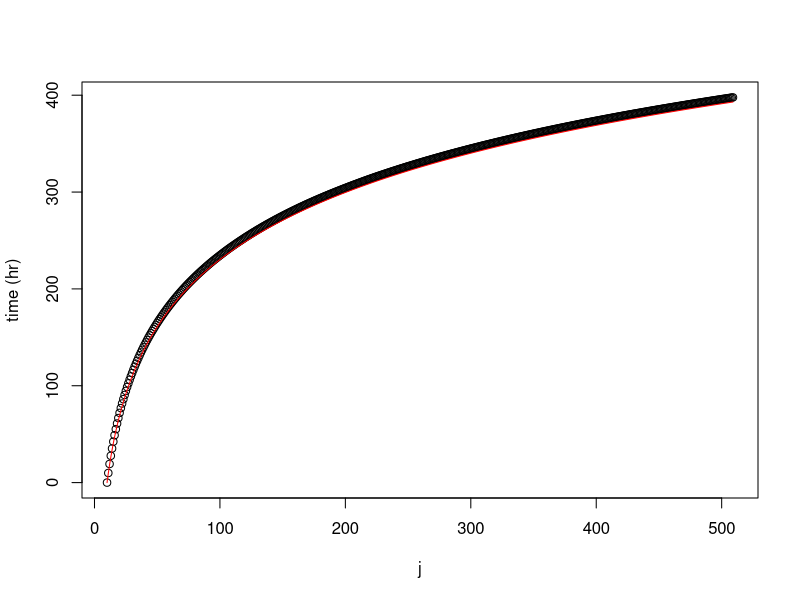
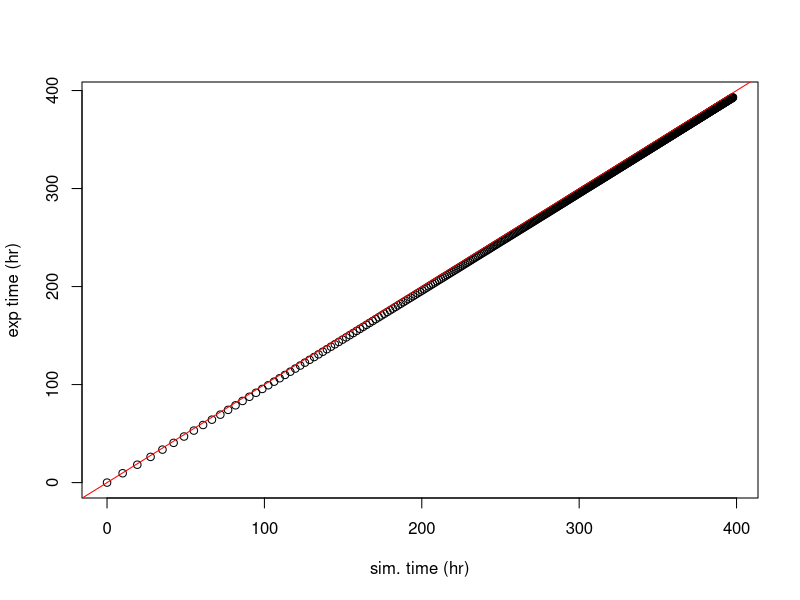
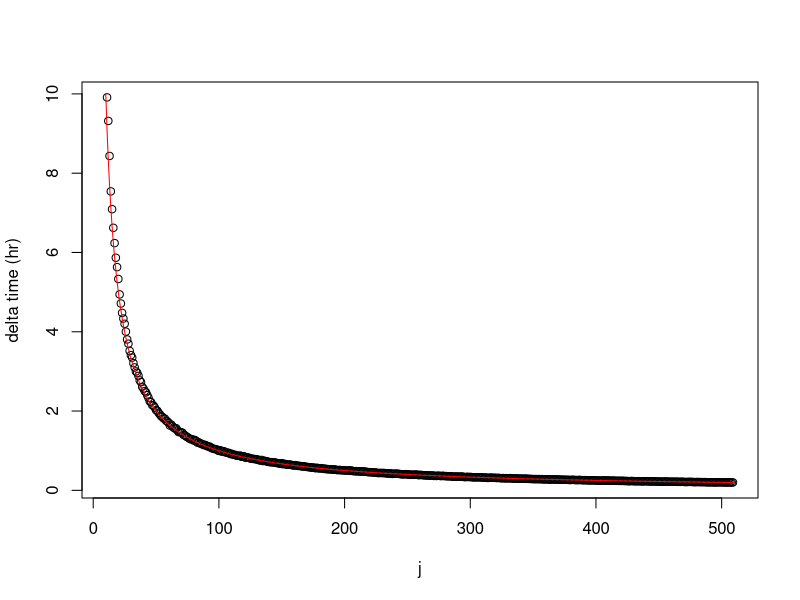
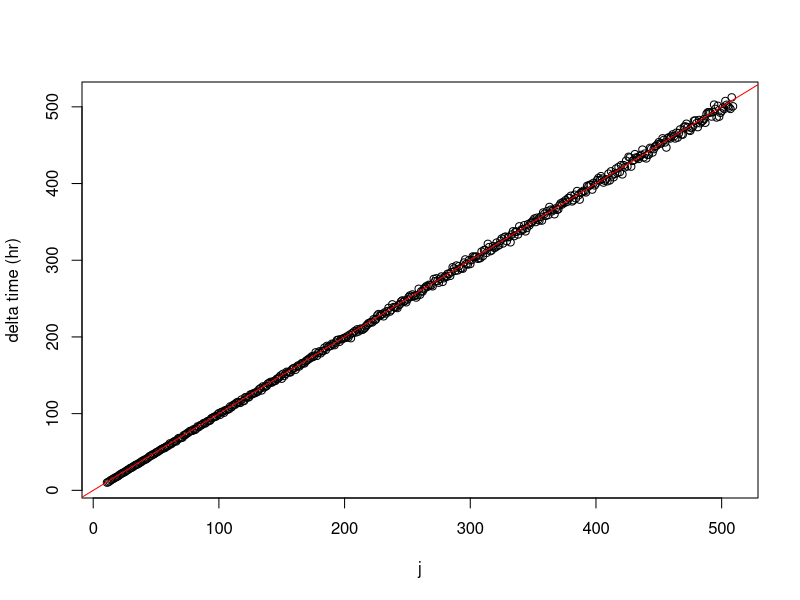
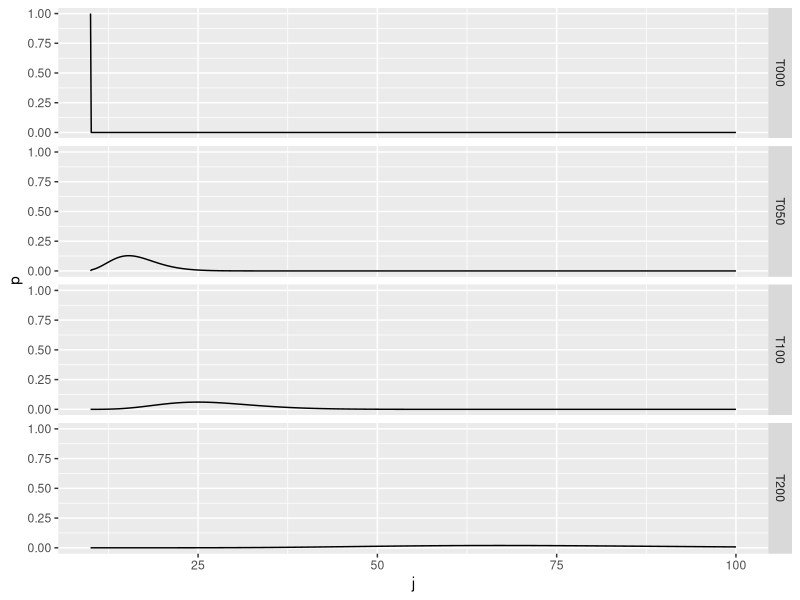
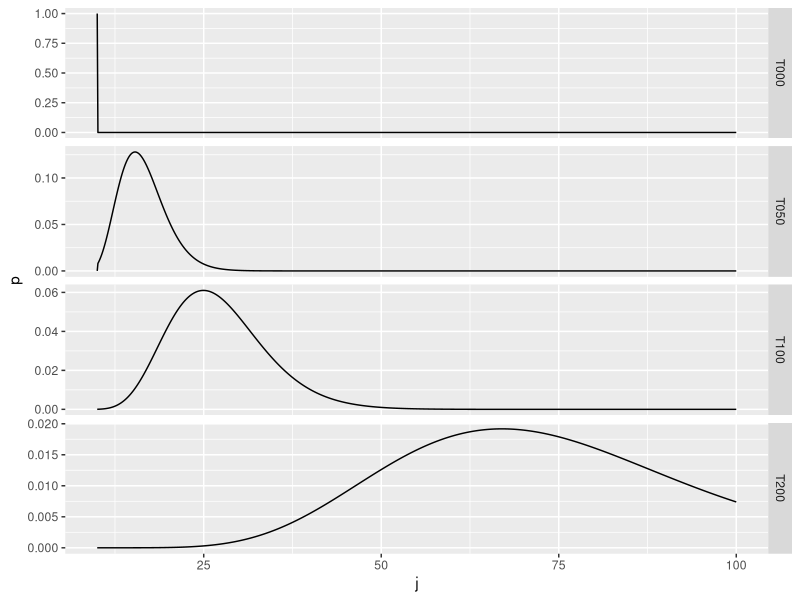
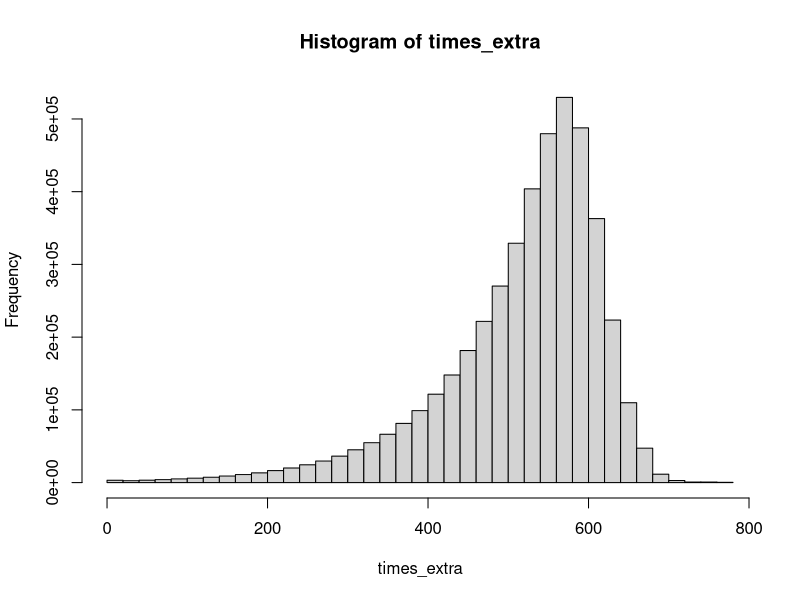
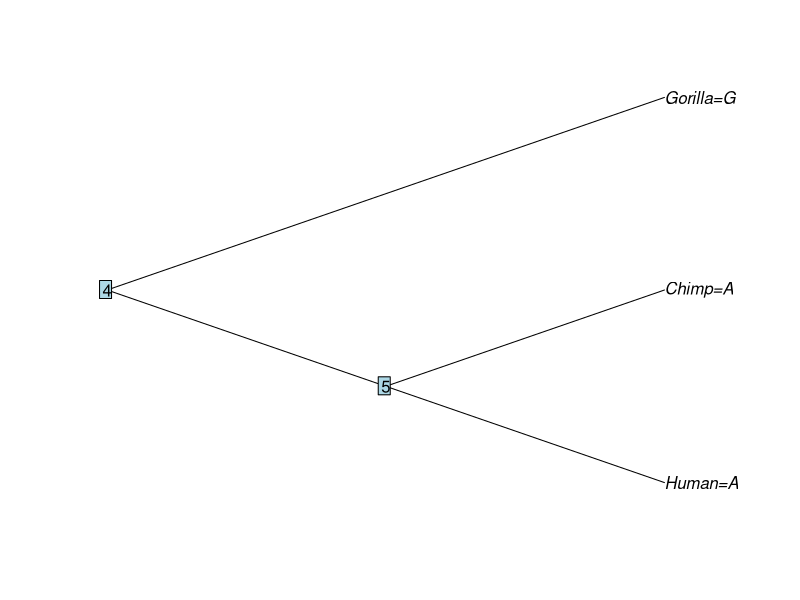

Source code (R) for these figures, in order:
## ---- chunk 1
library(ggplot2)
library(dplyr)
library(tidyr)
library(ape)

set.seed(10)
## ---- chunk 2
# Simulate a Markov chain starting with `n0` cells and growth rate `r` that
# grows for `steps` steps.
simulateCells <- function(n0, steps, r) {
  sizehistory <- rep(0, steps)
  sizehistory[1] <- n0
  timehistory <- rep(0, steps)
  for (i in 2:steps) {
    timehistory[i] <- timehistory[i-1] + rexp(1, r*sizehistory[i-1])
    sizehistory[i] <- sizehistory[i-1] + 1
  }
  return(list(times=timehistory,popsize=sizehistory))
}

# Compute the expected time to fold change based on above analytical result.
foldExpectationTime <- function(t, r, n0) {
  return(1/r*log(j/n0))
}
## ---- chunk 3
n0 <- 10     # initial number of cells
steps <- 500 # number of steps in the embedded chain
reps <- 10000 # number of replicates
r <- .01     # cell growth rate

# Run many replicates of the above simulation function
popsizes <- matrix(0, nrow=reps, ncol=steps)
times <- matrix(0, nrow=reps, ncol=steps)

for (i in 1:reps) {
  res <- simulateCells(n0, steps, r)
  popsizes[i,]  <- res$popsize
  times[i,]  <- res$times
}
## ---- chunk 4
j <- apply(popsizes, 2, mean)    # population sizes from simulation
k <- apply(popsizes, 2, mean)/n0 # fold change at each step in Markov chain
t_mean <- apply(times, 2, mean)  # average time to reach population size

# plot(k, t_mean)
plot(j, t_mean, xlab='j', ylab='time (hr)')
lines(j, foldExpectationTime(j, r, n0), col='red')

qqplot(t_mean, foldExpectationTime(j, r, n0), xlab='sim. time (hr)', ylab='exp time (hr)')
abline(0,1,col='red')

## ---- chunk 5
t_diff <- t_mean[2:length(t_mean)]-t_mean[1:(length(t_mean)-1)]
plot(j[2:length(j)], t_diff, xlab='j', ylab='delta time (hr)')
lines(j, 1/r/j, col='red')

plot(j[2:length(j)], 1/r/t_diff, xlab='j', ylab='delta time (hr)')
abline(0,1,col='red')
## ---- chunk 6
probnbinom <- function(i,j,t,r) {
  if (t==0) {
    # return 1 when j=i at time 0
    return((choose(j-1,i-1)*((exp(-r*t))^i)*(1-exp(-r*t))^(j-i))*(j==i)) 
  } else {
    return((choose(j-1,i-1)*((exp(-r*t))^i)*(1-exp(-r*t))^(j-i))*(j>i))
  }
}
## ---- chunk 7
i <- 10
j <- seq(i,100,.1)
r <- .01

fr <- tbl_df(data.frame(j=j, T000=probnbinom(n0,j,0,r),
                        T050=probnbinom(n0,j,50,r),
                        T100=probnbinom(n0,j,100,r),
                        T200=probnbinom(n0,j,200,r)))
fr %>% gather(Time,p,-j) %>%
  ggplot() + aes(x=j, y=p) + facet_grid(Time~.) + geom_line()
## ---- chunk 8
fr %>% gather(Time,p,-j) %>%
  ggplot() + aes(x=j, y=p) + facet_grid(Time~.,scale='free') + geom_line()
## ---- chunk 9
r <- .01
m <- .0001
n0 <- 10

steps <- ceiling(sqrt(1000/m*2 + .25)-.5)
reps <- 1000

# Run many replicates of the above simulation function
popsizes_extra <- matrix(0, nrow=reps, ncol=steps)
times_extra <- matrix(0, nrow=reps, ncol=steps)
bloodcells <- matrix(0, nrow=reps, ncol=1)

for (i in 1:reps) {
  res <- simulateCells(n0, steps, r)
  popsizes_extra[i,]  <- res$popsize
  times_extra[i,]  <- res$times
  bloodcells[i] <- bloodcells[i] + m*sum(res$popsize)
}
## ---- chunk 10
hist(times_extra, breaks=50)
quantile(times_extra, .99)
## ---- chunk 11
r <- .01
m <- .0001
n0 <- 10

steps <- ceiling(sqrt(1000/m*2 + .25)-.5)*2
reps <- 100

# Run many replicates of the above simulation function
popsizes_extra2 <- matrix(0, nrow=reps, ncol=steps)
times_extra2 <- matrix(0, nrow=reps, ncol=steps)
bloodcells2 <- matrix(0, nrow=reps, ncol=1)

for (i in 1:reps) {
  res <- simulateCells(n0, steps, r)
  popsizes_extra2[i,]  <- res$popsize
  times_extra2[i,]  <- res$times
  bloodcells2[i] <- bloodcells2[i] + m*sum(res$popsize)
}
## ---- chunk 12
tree <- read.tree(text="((Human=A,Chimp=A),Gorilla=G);")
plot(tree, type='cladogram')
nodelabels()
## ---- chunk 13
m5_hc <- function(z4, Pt) {
  return(Pt[z4,] %*% as.matrix(nrow=4, ncol=1, Pt_hg[,1]^2))
}
## ---- chunk 14
mu <- .2 * 10^(-8)

t_hc <- 6*10^6
t_hg <- 7*10^6

Pt_hc <- 1/4*(matrix(1, nrow=4, ncol=4) +
              (matrix(-1, nrow=4, ncol=4) + 4*diag(4))*exp(-mu*t_hc))
Pt_hg <- 1/4*(matrix(1, nrow=4, ncol=4) +
              (matrix(-1, nrow=4, ncol=4) + 4*diag(4))*exp(-mu*t_hg))

lik <- Pt_hg[,3] %*% m5_hc(c(1,2,3,4), Pt_hc)
loglik <- log(lik)
loglik
## ---- chunk 15
tree <- read.tree(text="((Human=A,Gorilla=G),Chimp=A);")
plot(tree, type='cladogram')
nodelabels()
## ---- chunk 16
m5_hg <- function(z4, Pt) {
  return(Pt[z4,] %*% as.matrix(nrow=4, ncol=1, (Pt_hg[,3]*Pt_hg[,1])))
}
## ---- chunk 17
mu <- .2 * 10^(-8)

t_hc <- 7*10^6
t_hg <- 6*10^6

Pt_hc <- 1/4*(matrix(1, nrow=4, ncol=4) +
              (matrix(-1, nrow=4, ncol=4) + 4*diag(4))*exp(-mu*t_hc))
Pt_hg <- 1/4*(matrix(1, nrow=4, ncol=4) +
              (matrix(-1, nrow=4, ncol=4) + 4*diag(4))*exp(-mu*t_hg))

lik2 <-  Pt_hc[,1] %*% (m5_hg(c(1,2,3,4), Pt_hg))
loglik2 <- log(lik2)
loglik2
## ---- chunk 18
loglik-loglik2
exp(loglik-loglik2)
